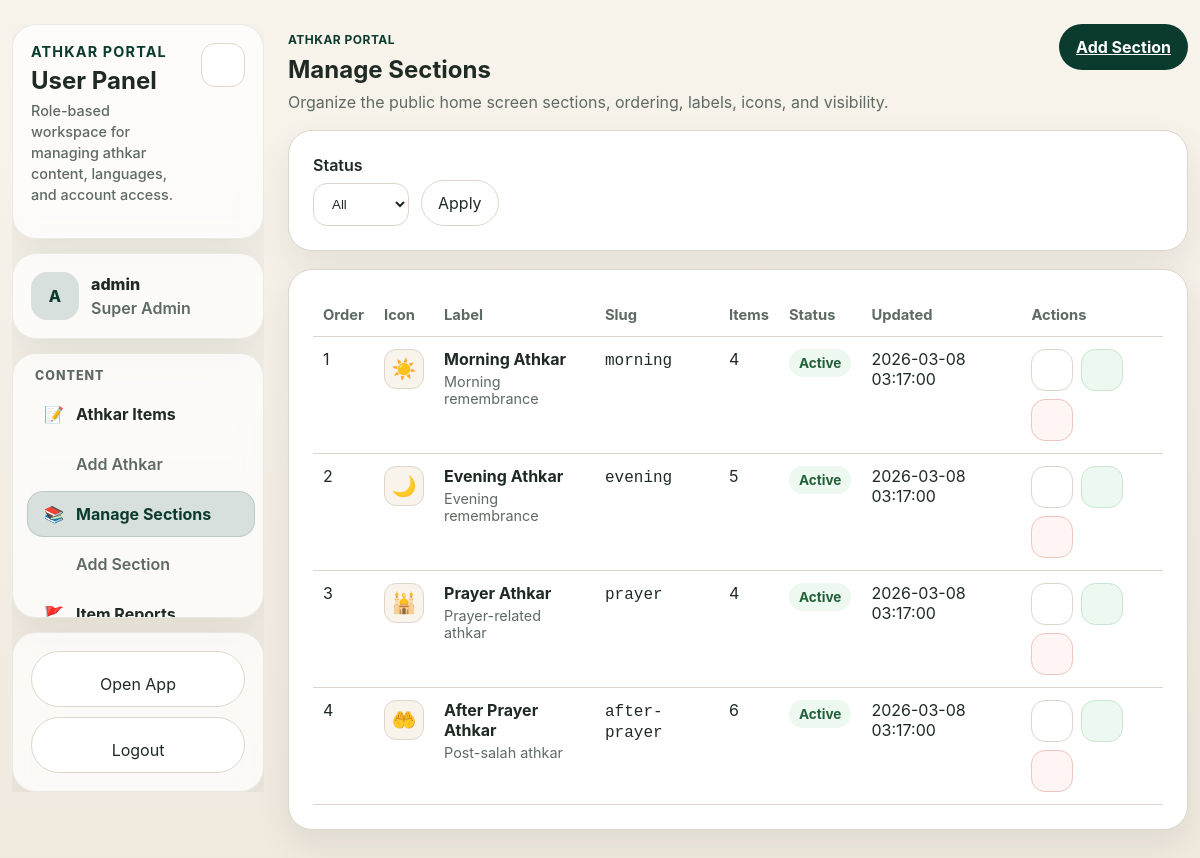
The page /user/sections.php (signed in) on the database its author committed.
### tables this page shows
CREATE TABLE IF NOT EXISTS athkar_sections (
  slug VARCHAR(50) NOT NULL PRIMARY KEY,
  label VARCHAR(100) NOT NULL,
  description VARCHAR(255) DEFAULT NULL,
  icon VARCHAR(16) DEFAULT NULL,
  display_order INT UNSIGNED NOT NULL DEFAULT 1,
  is_active TINYINT(1) NOT NULL DEFAULT 1,
  created_at TIMESTAMP NOT NULL DEFAULT CURRENT_TIMESTAMP,
  updated_at TIMESTAMP NOT NULL DEFAULT CURRENT_TIMESTAMP ON UPDATE CURRENT_TIMESTAMP
);

### config/auth.php (called while the page is built, shortened)
<?php
function esc(?string $value): string
{
    return htmlspecialchars((string)$value, ENT_QUOTES, 'UTF-8');
}

### user/sections.php (the view, shortened to what this page needs)
<?php
require_once __DIR__ . '/../config/auth.php';
$pdo = app_pdo();
$statusFilter = trim((string)($_GET['status'] ?? 'all'));
$sql = 'SELECT s.slug, s.label, s.description, s.icon, s.display_order, s.is_active, s.updated_at,
               (SELECT COUNT(*) FROM athkar_items i WHERE i.section_slug = s.slug) AS item_count
        FROM athkar_sections s
        WHERE 1=1';
$sql .= ' ORDER BY s.display_order ASC, s.slug ASC';
$sections = $pdo->query($sql)->fetchAll();
?>
<!DOCTYPE html>
<html lang="en">
<head>
  <link rel="stylesheet" href="../css/style.css" />
  <link rel="stylesheet" href="../css/admin.css" />
</head>
<body class="admin-body">
  <main class="admin-app-shell">
    <?php $activePage = 'sections'; include __DIR__ . '/_nav.php'; ?>
    <section class="admin-content">
      <header class="admin-page-header">
        <div class="admin-page-title">
          <p class="eyebrow">Athkar Portal</p>
          <h1>Manage Sections</h1>
          <p class="admin-subtitle">Organize the public home screen sections, ordering, labels, icons, and visibility.</p>
        </div>
        <div class="admin-page-actions">
          <a class="primary-button" href="section-edit.php">Add Section</a>
        </div>
      </header>
    <section class="admin-panel">
      <form method="get" class="admin-filter-row">
        <label class="admin-inline-field">
          <span>Status</span>
          <select class="admin-select" name="status">
            <option value="all" <?= $statusFilter === 'all' ? 'selected' : '' ?>>All</option>
          </select>
        </label>
        <button class="ghost-button" type="submit">Apply</button>
      </form>
    </section>
    <section class="admin-panel">
      <div class="admin-table-wrap">
        <table class="admin-table">
          <thead>
            <tr>
              <th>Order</th>
              <th>Icon</th>
              <th>Label</th>
              <th>Slug</th>
              <th>Items</th>
              <th>Status</th>
              <th>Updated</th>
              <th>Actions</th>
            </tr>
          </thead>
          <tbody>
            <?php foreach ($sections as $section): ?>
              <tr>
                <td><?= esc((string)$section['display_order']) ?></td>
                <td><span class="admin-icon-preview"><?= esc($section['icon'] ?: '✨') ?></span></td>
                <td>
                  <div class="admin-title-cell">
                    <strong><?= esc($section['label']) ?></strong>
                    <span><?= esc($section['description']) ?></span>
                  </div>
                </td>
                <td><code><?= esc($section['slug']) ?></code></td>
                <td><?= esc((string)$section['item_count']) ?></td>
                <td>
                  <span class="admin-status <?= (int)$section['is_active'] === 1 ? 'is-active' : 'is-inactive' ?>">
                    <?= (int)$section['is_active'] === 1 ? 'Active' : 'Inactive' ?>
                  </span>
                </td>
                <td><?= esc($section['updated_at']) ?></td>
                <td>
                  <div class="admin-action-row">
                    <a class="ghost-button admin-icon-button" href="section-edit.php?slug=<?= urlencode($section['slug']) ?>" title="Edit section" aria-label="Edit section"><?= admin_icon('edit') ?></a>
                    <form method="post" action="section-toggle.php">
                      <button class="ghost-button admin-icon-button <?= (int)$section['is_active'] === 1 ? 'is-toggle-active' : 'is-toggle-inactive' ?>" type="submit" title="<?= (int)$section['is_active'] === 1 ? 'Deactivate section' : 'Activate section' ?>" aria-label="<?= (int)$section['is_active'] === 1 ? 'Deactivate section' : 'Activate section' ?>">
                      </button>
                    </form>
                    <form method="post" action="section-delete.php" onsubmit="return confirm('Delete this section and all athkar inside it? This cannot be undone.');">
                      <button class="ghost-button admin-icon-button is-danger" type="submit" title="Delete section" aria-label="Delete section"><?= admin_icon('delete') ?></button>
                    </form>
                  </div>
                </td>
              </tr>
            <?php endforeach; ?>
          </tbody>
        </table>
      </div>
    </section>
    </section>
  </main>
</body>
</html>

### css/style.css (style rules this page uses)
:root { --theme-accent: #0b3b2e; --theme-light-bg: #f6f3ec; --theme-light-surface: #ffffff; --theme-dark-bg: #0c1210; --theme-dark-surface: #111a16; --bg-top: var(--theme-light-bg); --bg-bottom: color-mix(in srgb, var(--theme-light-bg) 88%, white 12%); --arabic-top: color-mix(in srgb, var(--theme-light-surface) 84%, white 16%); --arabic-bottom: color-mix(in srgb, var(--theme-light-bg) 82%, var(--theme-light-surface) 18%); --panel-top: color-mix(in srgb, var(--theme-light-surface) 86%, var(--theme-light-bg) 14%); --panel-bottom: color-mix(in srgb, var(--theme-light-bg) 82%, var(--theme-light-surface) 18%); --sticky-top: color-mix(in srgb, var(--theme-light-surface) 98%, transparent); --sticky-bottom: color-mix(in srgb, var(--theme-light-surface) 88%, transparent); --dock-bg: color-mix(in srgb, var(--theme-light-surface) 96%, transparent); --overlay-bg: color-mix(in srgb, var(--theme-light-bg) 55%, transparent); --overlay-spinner: rgba(31, 42, 36, 0.12); --bg: var(--theme-light-bg); --surface: var(--theme-light-surface); --surface-soft: color-mix(in srgb, var(--theme-light-surface) 72%, var(--theme-light-bg) 28%); --text: #1f2a24; --muted: #5e6a63; --accent: var(--theme-accent); --accent-soft: color-mix(in srgb, var(--theme-accent) 16%, white 84%); --link-color: #2a69c7; --border: color-mix(in srgb, var(--theme-light-bg) 62%, #b3a794 38%); --shadow: 0 14px 34px rgba(24, 35, 28, 0.08); --radius-lg: 24px; --radius-md: 16px; --radius-sm: 12px; --dock-height: 154px; }
* { box-sizing: border-box; }
html { font-size: 16px; -webkit-text-size-adjust: 100%; }
body { transition: background-color 200ms ease, color 200ms ease; margin: 0; font-family: Inter, ui-sans-serif, system-ui, -apple-system, BlinkMacSystemFont, "Segoe UI", sans-serif; color: var(--text); background: linear-gradient(180deg, var(--bg-top) 0%, var(--bg-bottom) 100%); }
button, a { font: inherit; }
h1, h2, h3, p { margin-top: 0; }
.eyebrow { margin-bottom: 8px; color: var(--accent); font-weight: 700; letter-spacing: 0.04em; text-transform: uppercase; font-size: 0.75rem; }
.primary-button, .ghost-button { border-radius: 999px; padding: 12px 16px; border: 1px solid transparent; cursor: pointer; -webkit-tap-highlight-color: transparent; }
.primary-button { background: var(--accent); color: #fff; font-weight: 700; }
.ghost-button { background: var(--surface); border-color: var(--border); color: var(--text); }
a.ghost-button { text-decoration: none; display: inline-grid; place-items: center; }
.tap-safe, button, a, .tab-button { touch-action: manipulation; }
:root { --dock-bg: color-mix(in srgb, var(--theme-light-surface) 96%, transparent); --overlay-bg: color-mix(in srgb, var(--theme-light-bg) 55%, transparent); --overlay-spinner: color-mix(in srgb, var(--theme-dark-bg) 12%, transparent); --dock-height: 138px; }

### rows shown on the page
athkar_sections: display_order "1", icon "☀️", label "Morning Athkar", description "Morning remembrance", slug "morning", item_count "4", is_active "Active", updated_at "2026-03-08 03:17:00"
athkar_sections: display_order "2", icon "🌙", label "Evening Athkar", description "Evening remembrance", slug "evening", item_count "5", is_active "Active", updated_at "2026-03-08 03:17:00"
athkar_sections: display_order "3", icon "🕌", label "Prayer Athkar", description "Prayer-related athkar", slug "prayer", item_count "4", is_active "Active", updated_at "2026-03-08 03:17:00"
athkar_sections: display_order "4", icon "🤲", label "After Prayer Athkar", description "Post-salah athkar", slug "after-prayer", item_count "6", is_active "Active", updated_at "2026-03-08 03:17:00"

### other values the page prints
$avatar "A"
$username "admin"
$roleLabel "Super Admin"
$label "Add Athkar Add Section"
